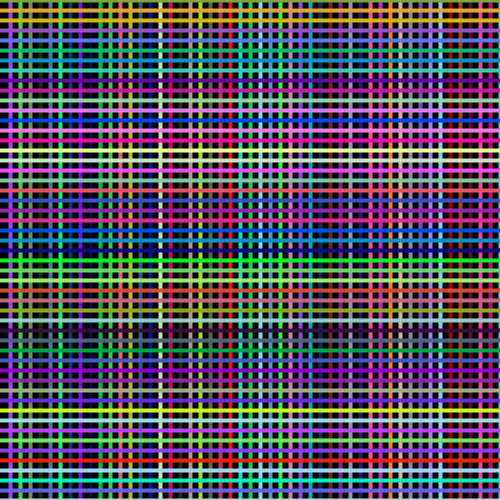
Frame 1 (no input)
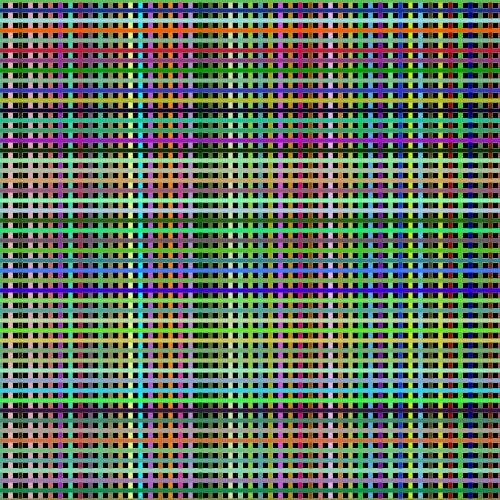
Frame 60 (the mouse pressed at the canvas centre just before this capture)
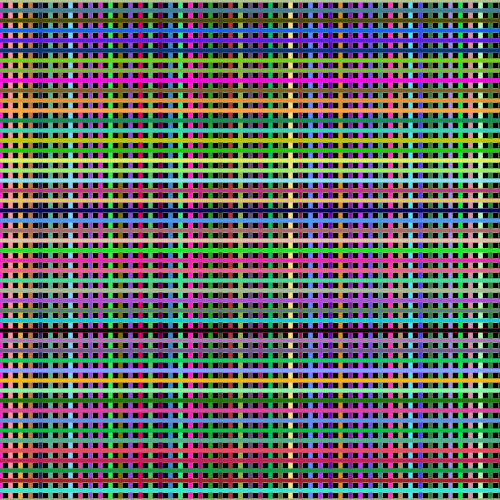
Frame 120 (the mouse held since frame 60 and released just before this capture)

The Processing sketch that drew these frames (run headless with seeded random() and noise(); from frame 60 on, the mouse is pressed at the canvas centre):

// Processing sketch: Lucadema_grid_2014_29_9
// ── Lucadema_grid_2014_29_9.pde
int x = 0;
int xmove = 10;
int y = 0;
int ymove = 10;
void setup() {
  size(500, 500);
  background(0);
}

void draw() {

  for (int x = 0; x <= width; x += xmove) {
    line(x, 0, x, height);
    stroke(random(255), random(255), random(255));
    strokeWeight(4);
  }
  for (int y = 0; y <= height; y += ymove) {
    line(0, y, width, y); 
    stroke(random(255), random(255), random(255));
    strokeWeight(4);
  }
}
